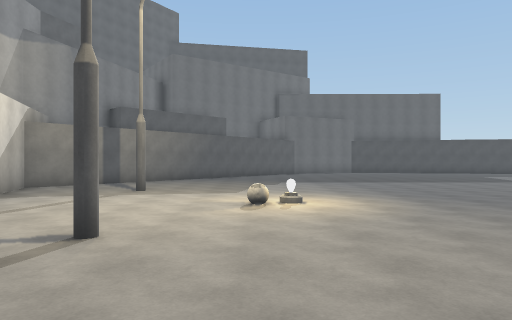
[1] (above)

22 first-person views from a walk through a 3-D level made in the Unity game engine. The camera is 1.5 m above the floor, looks level and sees 70° across. The floor is counted in squares, 2 m on a side. Each view is taken from the middle of a square. On the plan, view 1 faces up. The plan holds only what a view shows up to about 11 squares ahead; the rest is blank. The place goes on beyond the plan. Surface patterns are stand-ins for the level's own textures.

[2]
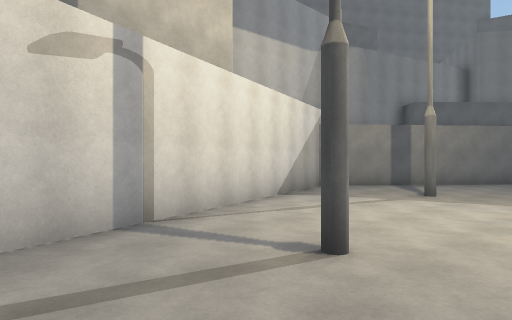

[3]
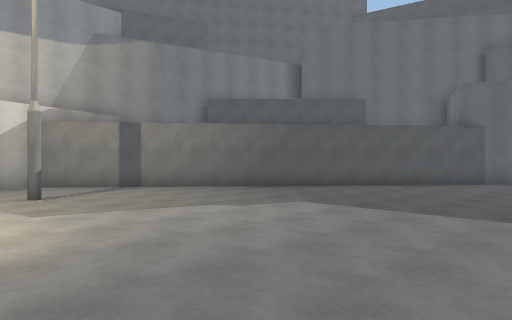

[4]
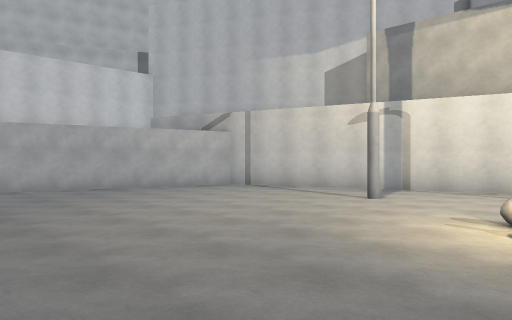

[5]
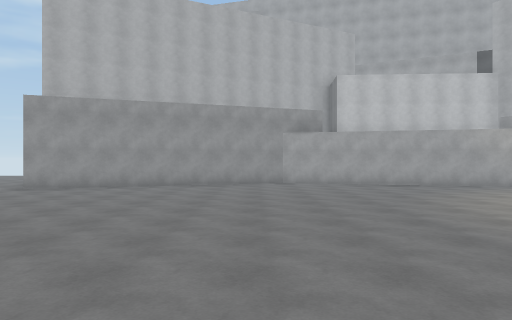

[6]
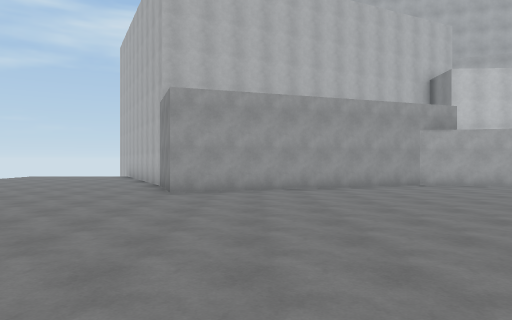

[7]
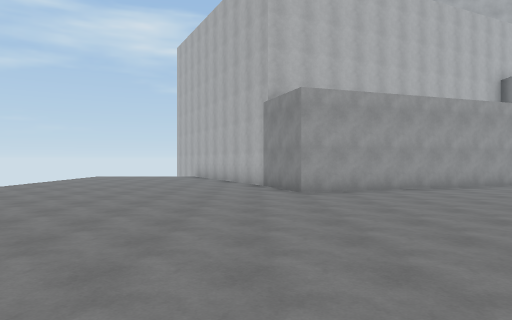

[8]
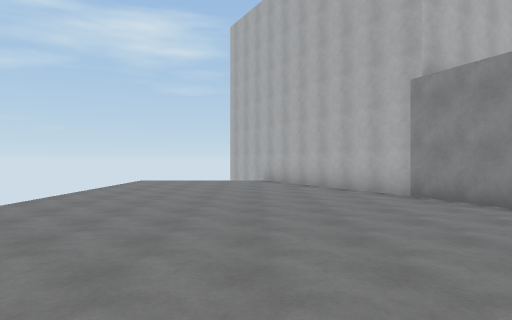

[9]
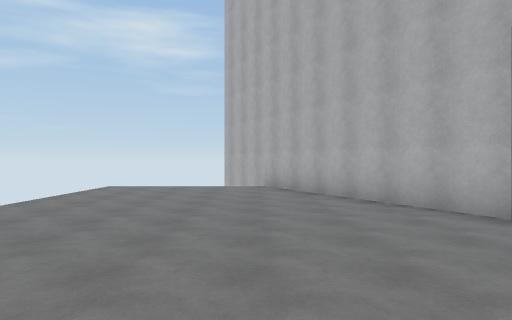

[10]
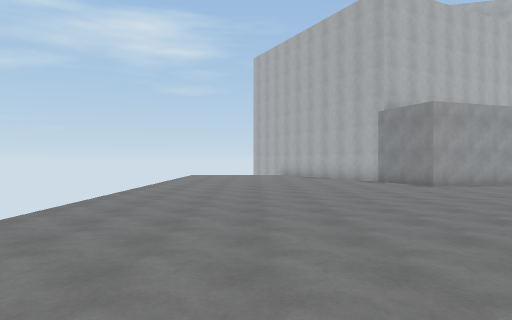

[11]
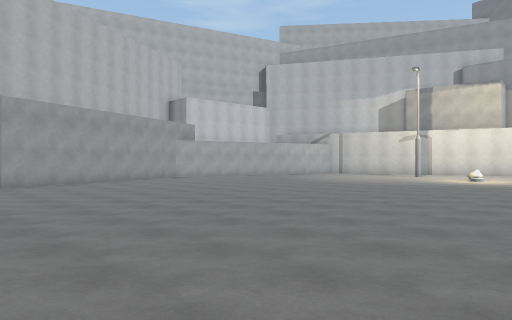

[12]
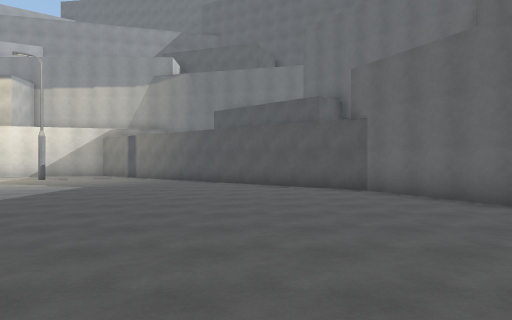

[13]
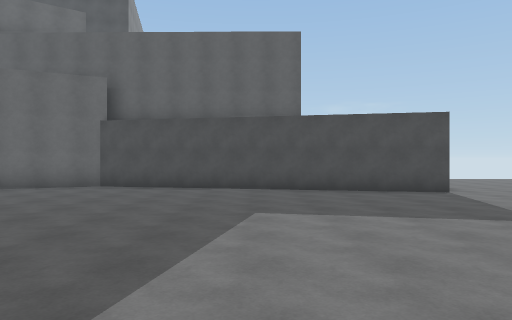

[14]
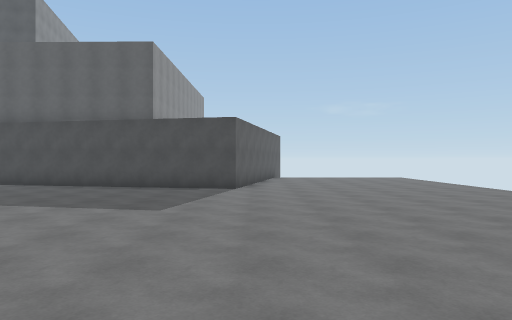

[15]
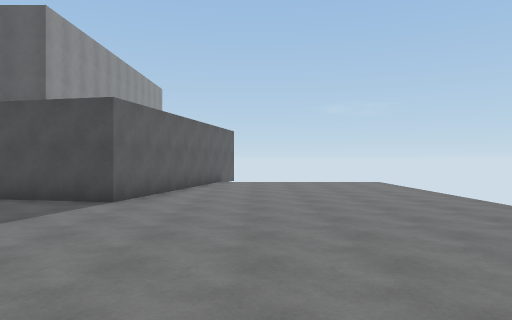

[16]
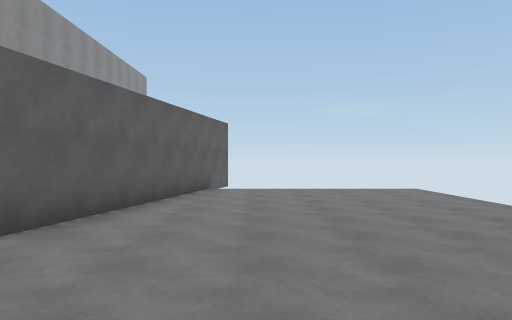

[17]
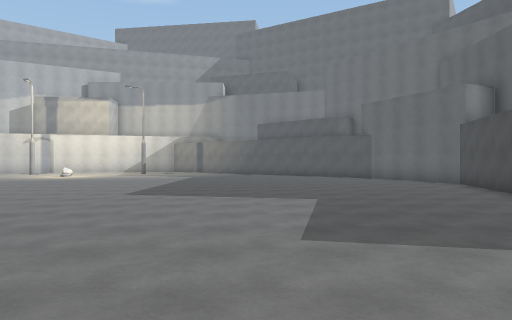

[18]
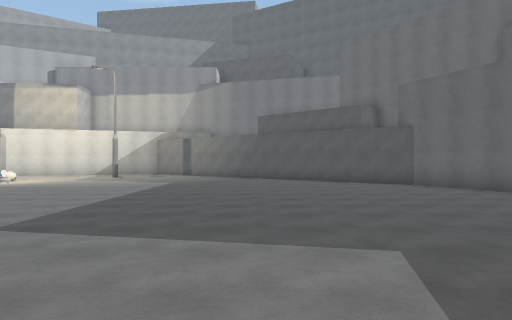

[19]
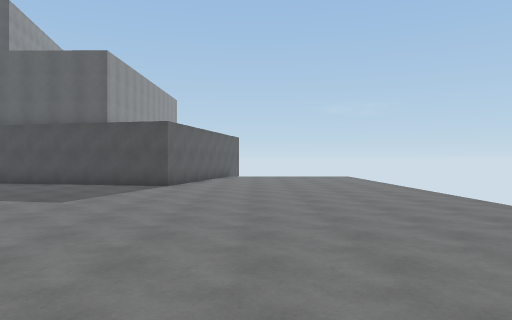

[20]
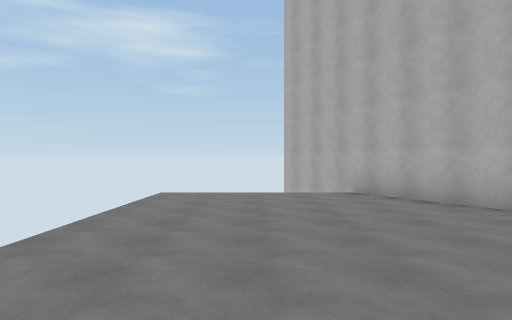

[21]
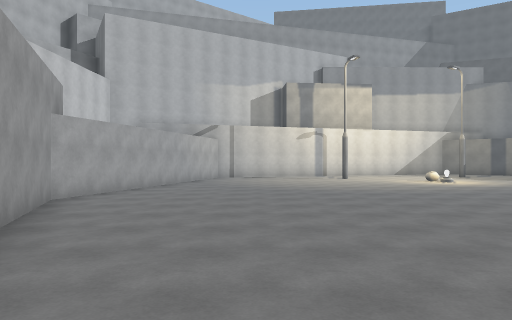

[22]
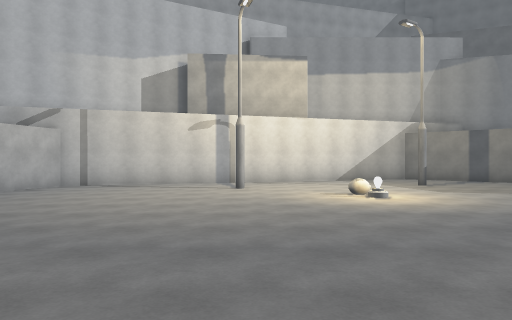

### Floor plan
Points are (right, up) in squares from view 1. A wall is a line through its corners. A room is listed if a view was taken in it or the views show most of it. See-through windows are left out.
Room 1 (views 1, 2, 3, 4, 5, 6, 7, 8, 9, 10, 11, 12, 13, 14, 15, 16, 17, 18, 19, 20, 21, 22)
walls: (16, 26.5) (14.5, 19.5) (5.6, 21.4) (2.1, 19.7) (-6.2, 9.8) (-2.5, -1.6) (6.1, -3.9) (13, -1.4) (13.8, -3.6) (17.3, -10.5)
objects: other object (0, 6); lamp (1, 6)

Positions as (right, up) in squares from view 1, and headings:
1: (0, 0), facing up
2: (0, 1), facing up-left
3: (5, 7), facing up-left
4: (5, 7), facing down-left
5: (7, 8), facing down
6: (11, 7), facing down
7: (14, 7), facing down
8: (17, 4), facing down
9: (17, 1), facing down
10: (18, 9), facing down
11: (15, 10), facing down-left
12: (11, 17), facing left
13: (10, 11), facing up
14: (15, 10), facing up
15: (17, 13), facing up
16: (17, 16), facing up
17: (17, 15), facing left
18: (13, 15), facing left
19: (17, 9), facing up
20: (19, -1), facing down
21: (13, 0), facing left
22: (8, 4), facing left
